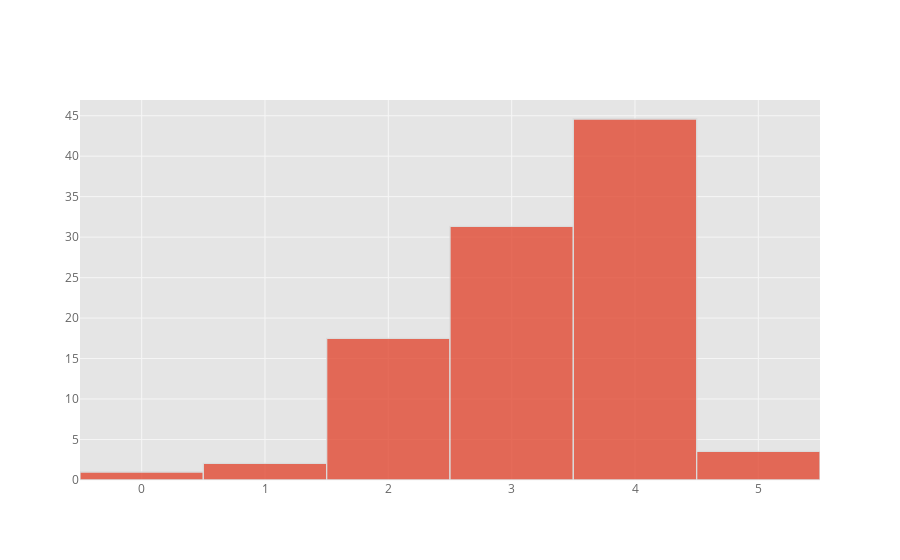

Source (notebook cell):
### Code cell
mean_rating_per_movie = rating.groupby(['movieId']).mean()['rating']
mean_rating_per_movie = mean_rating_per_movie.apply(lambda x: round(x,0))
print(mean_rating_per_movie)
mean_rating_per_movie.iplot(kind='histogram', histnorm='percent')

### Figure 1 — Plotly figure (JSON) as saved in the notebook; plotly's stock layout.template omitted (floating-point values rounded to 4 significant figures; data arrays with more than 128 entries replaced by an {"elided": "..."} marker saying what was removed)
{"data": [{"histfunc": "count", "histnorm": "percent", "marker": {"color": "rgba(226, 74, 51, 1.0)", "line": {"color": "#D9D9D9", "width": 1.3}}, "name": "rating", "opacity": 0.8, "orientation": "v", "type": "histogram", "uid": "2d98dc24-0a4c-4dd4-94f2-f1f959d6503b", "x": {"elided": "9724 int values"}}], "layout": {"barmode": "overlay", "legend": {"bgcolor": "#FFFFFF", "font": {"color": "#666666"}}, "paper_bgcolor": "#FFFFFF", "plot_bgcolor": "#E5E5E5", "title": {"font": {"color": "#151516"}}, "xaxis": {"gridcolor": "#F6F6F6", "showgrid": true, "tickfont": {"color": "#666666"}, "title": {"font": {"color": "#666666"}, "text": ""}, "zerolinecolor": "#F6F6F6"}, "yaxis": {"gridcolor": "#F6F6F6", "showgrid": true, "tickfont": {"color": "#666666"}, "title": {"font": {"color": "#666666"}, "text": ""}, "zerolinecolor": "#F6F6F6"}}}
